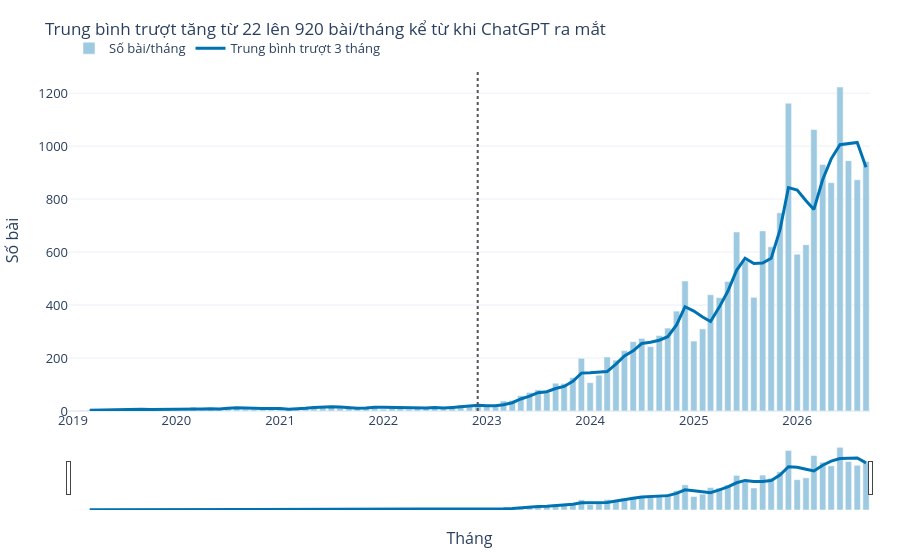

The code cell stored with this chart in its notebook:
### Markdown cell above
### Biến động

### Code cell
m = mon.reset_index()
fig3 = go.Figure()
fig3.add_bar(x=m["date"], y=m["count"], name="Số bài/tháng", marker_color="#9ecae1",
             hovertemplate="%{x|%m/%Y}: %{y:,} bài<extra></extra>")
fig3.add_scatter(x=m["date"], y=m["rolling3"], name="Trung bình trượt 3 tháng", line=dict(color="#0072B2", width=3),
                 hovertemplate="%{x|%m/%Y}: %{y:,.0f}<extra></extra>")
fig3.add_vline(x=pd.Timestamp("2022-11-30").timestamp() * 1000, line_dash="dot", line_color="#555")
fig3.update_xaxes(title="Tháng", rangeslider_visible=True)
fig3.update_yaxes(title="Số bài", rangemode="tozero")
fig3.update_layout(separators=",.", legend=dict(orientation="h", y=1.02, x=0))
r = mon["rolling3"]
save(fig3, 3, "bien-dong",
     f"Trung bình trượt tăng từ {r['2022-12-01']:.0f} lên {r[LAST_FULL_MONTH]:.0f} bài/tháng kể từ khi ChatGPT ra mắt",
     f"Cột là số bài từng tháng, đường là trung bình 3 tháng gần nhất. Bỏ {excluded_month_share:.0f}% bài chỉ ghi năm xuất bản (ngày 01-01) và tháng 10/2026 chưa hết. Đỉnh tháng 1 và tháng 12 là nhịp ra số tạp chí.",
     m, "bai_theo_thang")
